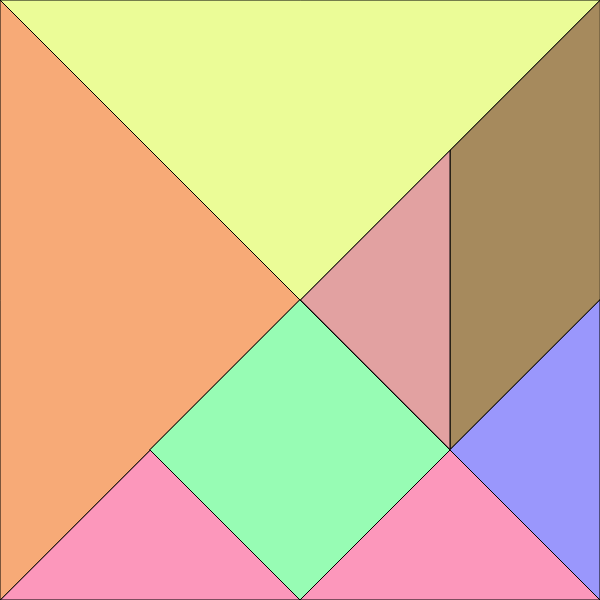
Frame 1 (no input)
Frame 2 (the mouse pressed at the canvas centre, redrawn once): identical to frame 1, image omitted

The p5.js sketch that drew this single still picture (run headless with seeded random() and noise() and a simulated clock; the mouse was pressed at the canvas centre and the sketch redrawn once):

// p5.js sketch
// ── sketch.js
function setup() {
    createCanvas(600, 600);
    noLoop();
  }
  
  function draw() {
    background('#E2A1A1');

    fill('#a68a5d');
    quad(600, 0, 450, 150, 450, 450, 600, 300);
    fill('#E2A1A1');
    triangle(300, 300, 450, 150, 450, 450);
    fill('#fc97bb');
    triangle(300, 300, 0, 600, 600, 600);
    fill('#f7aa77');
    triangle(300, 300, 0, 0, 0, 600);
    fill('#ebfc97');
    triangle(300, 300, 0, 0, 600, 0);
    fill('#97fcb4');
    quad(300, 300, 450, 450, 300, 600, 150, 450);
    fill('#9a97fc');
    triangle(600, 300, 600, 600, 450, 450);
  }
